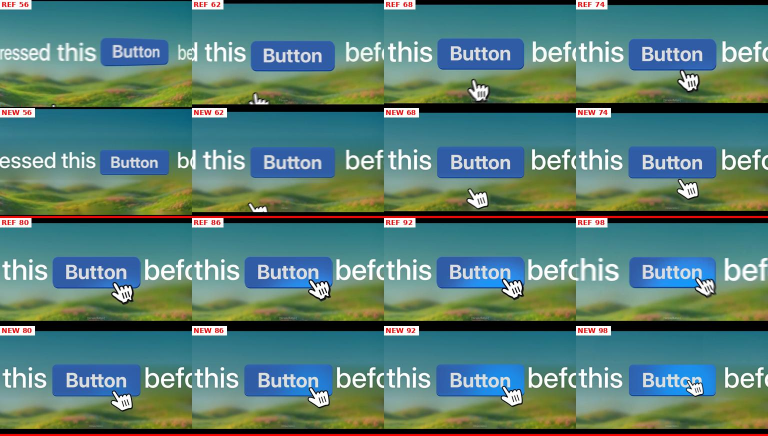
#> input picture analysis/sheets/compare/02_close-up.jpg, 1536 x 872 px, given in place of f0001.jpg, which was not available (shown at 1/2 size)
$ python score.py
#> lines starting #> are read from the running program, lines starting #| are printed output that depends on the picture; pictures that were not available may be replaced by others from this repository, and a replacement may not be noted
### tools/_common.py
"""Shared helpers for the analysis tools.

Conventions (used everywhere in this repo):
  * Frame numbers are 0-based (frame 0 = first frame, 869 = last of 870).
  * Frames on disk are named f0001.jpg ... f0870.jpg (ffmpeg %04d is 1-based),
    so frame n lives in f{n+1:04d}.jpg.
  * "ref" = frames of the reference video, "new" = frames of our render.

Directories (override with environment variables):
  MOTION_REF_DIR   default .cache/frames/ref   (make frames)
  MOTION_NEW_DIR   default .cache/frames/new   (make frames-new)
"""
import os
import sys
import numpy as np
from PIL import Image

ROOT = os.path.abspath(os.path.join(os.path.dirname(__file__), '..'))
REF_DIR = os.environ.get('MOTION_REF_DIR', os.path.join(ROOT, '.cache', 'frames', 'ref'))
NEW_DIR = os.environ.get('MOTION_NEW_DIR', os.path.join(ROOT, '.cache', 'frames', 'new'))
W, H, FPS = 1280, 720, 30


def src_dir(src):
    """'ref' | 'new' | any directory path -> directory path."""
    if src == 'ref':
        return REF_DIR
    if src == 'new':
        return NEW_DIR
    return src


def frame_path(n, src='ref'):
    return os.path.join(src_dir(src), f'f{n + 1:04d}.jpg')


# [6 lines left out: function load, not called in this run]


def load_img(n, src='ref'):
    return Image.open(frame_path(n, src)).convert('RGB')


# [14 lines left out: function runs, not called in this run]


def hexc(rgb):
    r, g, b = [int(round(v)) for v in rgb[:3]]
    return f'#{r:02x}{g:02x}{b:02x}'


def parse_hex(h):
    h = h.lstrip('#')
    return np.array([int(h[i:i + 2], 16) for i in (0, 2, 4)])


# [11 lines left out: function parse_frames, not called in this run]


def parse_box(spec):
    """'x0,y0,x1,y1' -> tuple of ints (x1/y1 exclusive)."""
    return tuple(int(v) for v in spec.split(','))


# [17 lines left out: functions font, label, not called in this run]

### tools/score.py
#!/usr/bin/env python3
"""Objective similarity score: mean absolute RGB difference REF vs NEW per frame.

Frames are downscaled to 320x180 first (forgives sub-pixel offsets and JPEG
noise, punishes wrong layout, colour, timing). 0 = identical. Rough reading:
  < 3   indistinguishable at normal viewing
  3-6   same picture, small differences (font, blur amount, noise)
  6-12  visibly different detail (offset text, wrong shape, missing element)
  > 12  wrong content / wrong timing on this frame
Per-segment means show where to work next; 'worst' is the frame to look at.

  python3 tools/score.py                                  # uses analysis/segments.json if present
  python3 tools/score.py --from 227 --to 295 --top 10     # range, ten worst frames
"""
import argparse, json, os
import numpy as np
from PIL import Image
from _common import frame_path, ROOT

ap = argparse.ArgumentParser(description=__doc__, formatter_class=argparse.RawDescriptionHelpFormatter)
ap.add_argument('--from', dest='a', type=int, default=0)
ap.add_argument('--to', dest='b', type=int, default=None)
ap.add_argument('--segments', default=os.path.join(ROOT, 'analysis', 'segments.json'))
ap.add_argument('--top', type=int, default=0)
ap.add_argument('--json', default=None)
a = ap.parse_args()

b = a.b
if b is None:
    b = a.a
    while os.path.exists(frame_path(b + 1, 'ref')) and os.path.exists(frame_path(b + 1, 'new')):
        b += 1
sc = {}
for n in range(a.a, b + 1):
    A = np.asarray(Image.open(frame_path(n, 'ref')).convert('RGB').resize((320, 180), Image.BILINEAR)).astype(float)
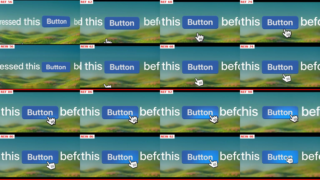
#> A: shape (180, 320, 3) float64; mean R, G, B 87.1, 123.6, 115.8
    B = np.asarray(Image.open(frame_path(n, 'new')).convert('RGB').resize((320, 180), Image.BILINEAR)).astype(float)
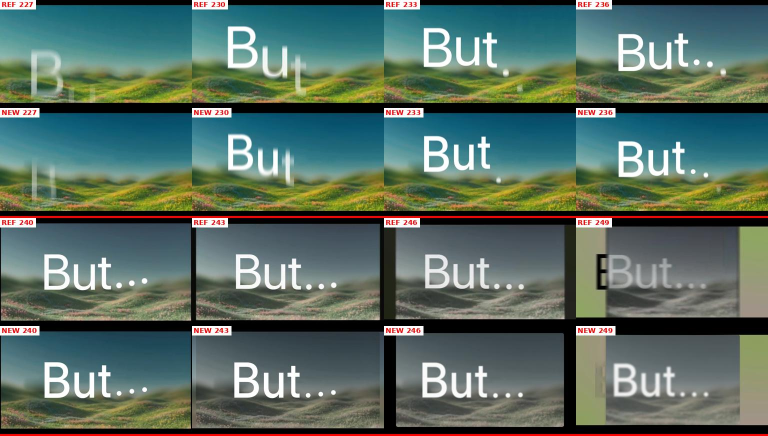
#> input picture analysis/sheets/compare/04_but.jpg, 1536 x 872 px, given in place of f0001.jpg, which was not available (shown at 1/2 size)
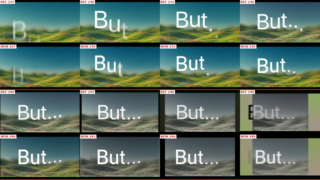
#> B: shape (180, 320, 3) float64; mean R, G, B 87.5, 107.5, 97.4
    sc[n] = float(np.abs(A - B).mean())
vals = np.array(list(sc.values()))
#> vals = [35.64]
print(f'frames {a.a}-{b}: mean {vals.mean():.2f}  median {np.median(vals):.2f}')
#| frames 0-0: mean 35.64  median 35.64
if os.path.exists(a.segments):
    for s in json.load(open(a.segments)):
        fr = [sc[n] for n in range(s['from'], s['to'] + 1) if n in sc]
        if fr:
            w = max(range(s['from'], s['to'] + 1), key=lambda n: sc.get(n, -1))
            print(f"  {s['name']:28s} {s['from']:4d}-{s['to']:4d}  mean {np.mean(fr):6.2f}  worst {w} ({sc[w]:.1f})")
if a.top:
    print('worst frames:', ', '.join(f'{n} ({v:.1f})' for n, v in sorted(sc.items(), key=lambda kv: -kv[1])[:a.top]))
if a.json:
    json.dump({str(k): round(v, 2) for k, v in sc.items()}, open(a.json, 'w'))
    print('wrote', a.json)
